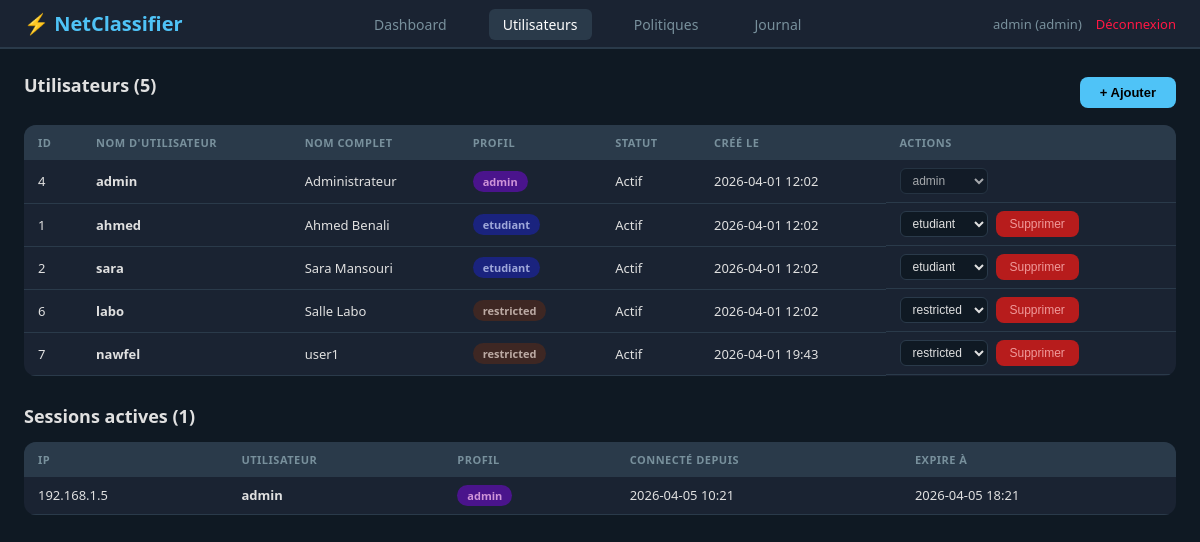
Page /users (signed in) on the committed database.
### tables this page shows
CREATE TABLE users (
    id              INTEGER PRIMARY KEY AUTOINCREMENT,
    username        TEXT    UNIQUE NOT NULL,               -- Identifiant de connexion
    password_hash   TEXT    NOT NULL,                      -- Hash bcrypt/scrypt (jamais en clair)
    full_name       TEXT    DEFAULT '',                    -- Nom affiché ("Ahmed Benali")
    email           TEXT    DEFAULT '',                    -- Optionnel, pour notifications
    profile         TEXT    NOT NULL DEFAULT 'invite',     -- Profil de politique :
                                                            --   'etudiant', 'employe', 'admin',
                                                            --   'invite', 'restricted'
    is_active       BOOLEAN NOT NULL DEFAULT 1,            -- 0 = compte d'abandon sans le supprimer
    created_at      TIMESTAMP DEFAULT CURRENT_TIMESTAMP,
    updated_at      TIMESTAMP DEFAULT CURRENT_TIMESTAMP,

    -- Contrainte : profil doit être un des 5 profils du cahier des charges
    CHECK (profile IN ('etudiant', 'employe', 'admin', 'invite', 'restricted'))
);

CREATE TABLE active_sessions (
    ip_address      TEXT    PRIMARY KEY,                   -- Clé = IP du client (une seule session/IP)
    user_id         INTEGER NOT NULL,                      -- Référence vers users.id
    username        TEXT    NOT NULL,                      -- Normalisé pour éviter un JOIN à chaque flux
    profile         TEXT    NOT NULL,                      -- Profil de l'utilisateur
    mac_address     TEXT    DEFAULT '',                    -- Adresse MAC associée
    login_time      TIMESTAMP DEFAULT CURRENT_TIMESTAMP,   -- Heure de connexion
    expires_at      TIMESTAMP NOT NULL                     -- Expiration de la session
);

### web/dashboard.py (the view)
@dashboard_bp.route("/users")
@admin_required
def users_page():
    ctx = _base_ctx()
    ctx["users"]    = get_all_users()
    ctx["sessions"] = get_active_sessions()
    return render_template("users.html", **ctx)

### db/database.py (called while the page is built)
@contextmanager
def get_db():
    conn = sqlite3.connect(DB_PATH, timeout=10)
    conn.row_factory = sqlite3.Row        # Accès par nom de colonne : row["username"]
    conn.execute("PRAGMA journal_mode=WAL")  # Lectures parallèles aux écritures
    conn.execute("PRAGMA foreign_keys=ON")   # Activer les clés étrangères
    try:
        yield conn
        conn.commit()
    except Exception:
        conn.rollback()
        raise
    finally:
        conn.close()

def get_all_users() -> list[dict]:
    with get_db() as conn:
        rows = conn.execute(
            "SELECT id, username, full_name, email, profile, is_active, created_at "
            "FROM users ORDER BY profile, username"
        ).fetchall()
        return [dict(r) for r in rows]

def get_active_sessions() -> list[dict]:
    with get_db() as conn:
        rows = conn.execute(
            "SELECT * FROM active_sessions "
            "WHERE expires_at > datetime('now') "
            "ORDER BY login_time DESC"
        ).fetchall()
        return [dict(r) for r in rows]

def get_unread_alerts() -> list[dict]:
    with get_db() as conn:
        rows = conn.execute(
            "SELECT * FROM alerts WHERE is_read = 0 "
            "ORDER BY timestamp DESC LIMIT 50"
        ).fetchall()
        return [dict(r) for r in rows]

### web/dashboard.py (called while the page is built)
def admin_required(f):
    @wraps(f)
    def decorated(*args, **kwargs):
        if "admin_user" not in session:
            return redirect(url_for("auth.login"))
        return f(*args, **kwargs)
    return decorated

def _base_ctx():
    alerts = get_unread_alerts()
    return {
        "user":session["admin_user"],
        "profile":     session["admin_profile"],
        "fullname":    session.get("admin_fullname", ""),
        "alert_count": len(alerts),
    }

### web/templates/users.html (shortened to what this page needs)
{% extends "base.html" %}
{% block content %}
<div class="section">
    <div class="section-header">
<h2>Utilisateurs ({{ users|length }})</h2>
{% if profile == 'admin' %}
<button class="btn-primary" onclick="showAddUser()">+ Ajouter</button>
{% endif %}
    </div>
    <div class="table-wrapper">
<table>
    <thead>
<tr>
    <th>ID</th>
    <th>Nom d'utilisateur</th>
    <th>Nom complet</th>
    <th>Profil</th>
    <th>Statut</th>
    <th>Créé le</th>
    {% if profile == 'admin' %}<th>Actions</th>{% endif %}
</tr>
    </thead>
    <tbody>
{% for u in users %}
<tr id="row-{{ u.id }}">
    <td>{{ u.id }}</td>
    <td><strong>{{ u.username }}</strong></td>
    <td>{{ u.full_name }}</td>
    <td>
<span class="badge badge-{{ u.profile }}" id="badge-{{ u.id }}">{{ u.profile }}</span>
    </td>
    <td>{{ "Actif" if u.is_active else "Inactif" }}</td>
    <td>{{ u.created_at[:16] if u.created_at else '' }}</td>
    {% if profile == 'admin' %}
    <td style="display:flex;gap:8px;align-items:center;">
<select id="sel-{{ u.id }}"
onchange="changeProfile({{ u.id }}, this.value)"
{% if u.username == user %}disabled title="Votre propre compte"{% endif %}>
    {% for p in ['etudiant','employe','admin','invite','restricted'] %}
    <option value="{{ p }}" {{ 'selected' if u.profile == p }}>{{ p }}</option>
    {% endfor %}
</select>
{% if u.username != user %}
<button class="btn-danger"
onclick="confirmDelete({{ u.id }}, '{{ u.username }}')">
    Supprimer
</button>
{% endif %}
    </td>
    {% endif %}
</tr>
{% endfor %}
    </tbody>
</table>
    </div>
</div>
<div class="section">
    <h2>Sessions actives ({{ sessions|length }})</h2>
    <div class="table-wrapper">
<table>
    <thead>
<tr>
    <th>IP</th><th>Utilisateur</th><th>Profil</th>
    <th>Connecté depuis</th><th>Expire à</th>
</tr>
    </thead>
    <tbody>
{% for s in sessions %}
<tr>
    <td>{{ s.ip_address }}</td>
    <td><strong>{{ s.username }}</strong></td>
    <td><span class="badge badge-{{ s.profile }}">{{ s.profile }}</span></td>
    <td>{{ s.login_time[:16] if s.login_time else '' }}</td>
    <td>{{ s.expires_at[:16] if s.expires_at else '' }}</td>
</tr>
{% endfor %}
    </tbody>
</table>
    </div>
</div>
{% endblock %}

### web/static/css/style.css (style rules this page uses)
:root { --bg-dark: #0f1923; --bg-card: #1a2332; --bg-hover: #223344; --border: #2a3a4a; --text-primary: #e0e0e0; --text-secondary: #78909c; --text-muted: #546e7a; --accent: #4fc3f7; --green: #00e676; --red: #ff1744; --orange: #ffa726; --purple: #7c4dff; --blue: #2979ff; }
* { margin: 0; padding: 0; box-sizing: border-box; }
body { font-family: 'Segoe UI', sans-serif; background: var(--bg-dark); color: var(--text-primary); }
.section { margin-bottom: 28px; }
.section h2 { margin-bottom: 14px; font-size: 18px; color: var(--text-primary); }
.section-header { display: flex; justify-content: space-between; align-items: center; margin-bottom: 14px; }
.table-wrapper { overflow-x: auto; }
table { width: 100%; border-collapse: collapse; background: var(--bg-card); border-radius: 12px; overflow: hidden; }
th { background: var(--border); padding: 10px 14px; text-align: left; font-size: 11px; color: var(--text-secondary); text-transform: uppercase; letter-spacing: 0.5px; }
td { padding: 8px 14px; font-size: 13px; border-bottom: 1px solid var(--border); }
.badge { display: inline-block; padding: 3px 10px; border-radius: 12px; font-size: 11px; font-weight: 600; }
.badge-etudiant { background: #1a237e; color: #9fa8da; }
.badge-admin { background: #4a148c; color: #ce93d8; }
.badge-restricted { background: #3e2723; color: #bcaaa4; }
.btn-primary { background: var(--accent); color: #000; border: none; padding: 8px 20px; border-radius: 8px; font-size: 13px; font-weight: 600; cursor: pointer; }
.btn-danger { background: #b71c1c; color: #ef9a9a; border: none; padding: 6px 14px; border-radius: 8px; font-size: 12px; cursor: pointer; }
table select { background: var(--bg-dark); color: var(--text-primary); border: 1px solid var(--border); padding: 4px 8px; border-radius: 6px; font-size: 12px; }

### rows in the picture
users: id "4", username "admin", full_name "Administrateur", profile "admin", is_active "Actif", created_at "2026-04-01 12:02", id+username "admin"
users: id "1", username "ahmed", full_name "Ahmed Benali", profile "etudiant", is_active "Actif", created_at "2026-04-01 12:02", id+username "etudiant"
users: id "2", username "sara", full_name "Sara Mansouri", profile "etudiant", is_active "Actif", created_at "2026-04-01 12:02", id+username "etudiant"
users: id "6", username "labo", full_name "Salle Labo", profile "restricted", is_active "Actif", created_at "2026-04-01 12:02", id+username "restricted"
users: id "7", username "nawfel", full_name "user1", profile "restricted", is_active "Actif", created_at "2026-04-01 19:43", id+username "restricted"
active_sessions: ip_address "192.168.1.5", username "admin", profile "admin", login_time "2026-04-05 10:21", expires_at "2026-04-05 18:21"

### other values in the picture
{{ user }} "admin"
{{ profile }} "admin"
{{ users|length }} "5"
{{ sessions|length }} "1"
